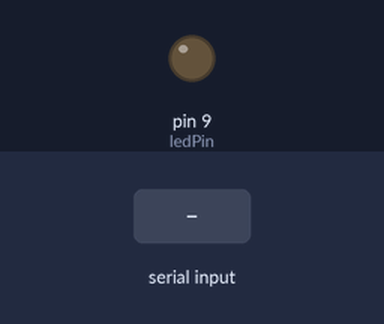
Bench run of a sketch on a simulated Arduino Uno, built for the host (arithmetic inside an expression is 32-bit, double 64-bit). On the bench: output pins drawn as LEDs (lit = HIGH). Inputs (shaded band) come from the test bench.

Above: at 1.2 s.
1.3 s: byte 30 received over Serial
At 2.3 s:
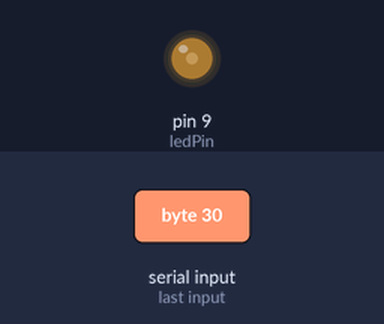
2.8 s: byte 90 received over Serial
At 3.5 s:
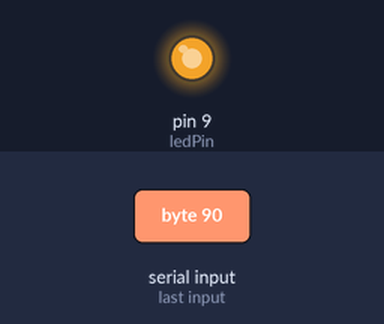
4.3 s: byte 120 received over Serial
At 4.6 s:
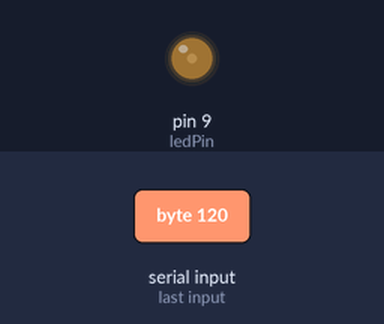
Timing chart, 0 to 7.3 s (numbered marks = the images above; inputs shaded):
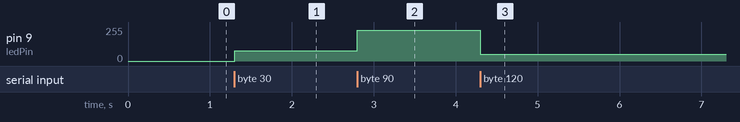

The sketch:

USB_Serial.ino
```cpp
// This line defines a "Uart" object to access the serial port
HardwareSerial Uart = HardwareSerial();

int ledPin = 9;    // LED connected to digital pin 9

int DutyCycle = 0;

void setup()
{
  Serial.begin(115200); // USB is always 12 Mbit/sec
  Uart.begin(115200);   // UART is set to 115200 kbps

}

void loop()
{
  if(Serial.available() > 0)
  {
 //   Serial.print("\nTest\n");
    DutyCycle =Serial.read();

 //   Serial.print(DutyCycle);
    DutyCycle = map(DutyCycle, 0, 100, 0, 255);

  //  Serial.print(DutyCycle);
    analogWrite(ledPin, DutyCycle);


  }
}
```

Measured:
- after the input at 1.3 s, pin 9 (ledPin): 0/255 → 76/255 at once
- after the input at 2.8 s, pin 9 (ledPin): 76/255 → 229/255 at once
- after the input at 4.3 s, pin 9 (ledPin): 229/255 → 50/255 at once
